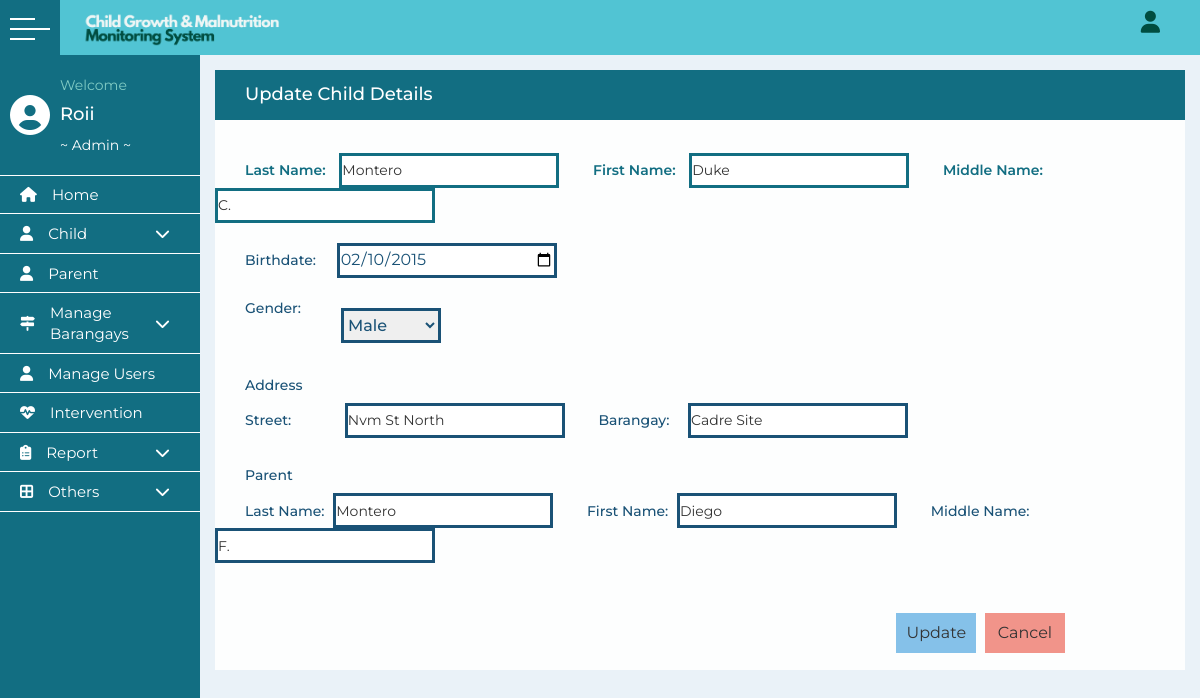
The app's page /child_update.php?id=105&archive=yes (signed in) with its own data.
### tables this page shows
CREATE TABLE `newchild` (
  `id` int(11) NOT NULL,
  `lastname` varchar(255) NOT NULL,
  `firstname` varchar(255) NOT NULL,
  `middlename` varchar(255) NOT NULL,
  `birthdate` date NOT NULL,
  `age` int(11) NOT NULL,
  `gender` varchar(20) NOT NULL,
  `street` varchar(255) NOT NULL,
  `barangay` varchar(255) NOT NULL,
  `municipality` varchar(255) NOT NULL,
  `p_lastname` varchar(255) NOT NULL,
  `p_firstname` varchar(255) NOT NULL,
  `p_middlename` varchar(255) NOT NULL,
  `weight` double NOT NULL,
  `height` double NOT NULL,
  `weightstatus` varchar(255) NOT NULL,
  `heightstatus` varchar(255) NOT NULL,
  `w8_h8` varchar(255) NOT NULL,
  `svdate` date NOT NULL,
  `entrydate` varchar(255) NOT NULL,
  `archive` varchar(255) NOT NULL
);

### child_update.php (the view, shortened to what this page needs)
<?php
  if (isset($_GET['id']) && $_GET['id']!='') {
    include ("includes/config.php");
    $child_id = $_GET['id'];
    $child_query = "SELECT * FROM `newchild` WHERE id='$child_id' ";
    $child_result = mysqli_query($Connection, $child_query);
    $results = mysqli_fetch_row($child_result);
    $last_name = $results[1];
    $first_name = $results[2];
    $middle_name = $results[3];
    $birth_date = $results[4];
    $gender = $results[6];
    $street=$results[7];
    $barangay=$results[8];
    $p_lastname = $results[10];
    $p_firstname = $results[11];
    $p_middlename = $results[12];
  }
include ('includes/header.php');
?><style> <?php include "css/style.css"?></style>
      <main>
      <div class="container">
        <div class="new-child-container">
        <div class="table-container">
          <div class="title-page-new-child">
            <h3>Update Child Details</h3>
          </div>
        </div>
          <form action="" method="POST">
            <div class="child-details">
              <div class="child-data">
                <label for="lastname">Last Name:</label>
                <input type="text" name="last_name" required value="<?php echo $last_name; ?>">
                <label for="firstname">First Name:</label>
                <input type="text" name="first_name" required value="<?php echo $first_name; ?>">
                <label for="middlename">Middle Name:</label>
                <input type="text" name="middle_name" placeholder="Optional" value="<?php echo $middle_name; ?>">
              </div>
              <div class="child-data-2">
                <label for="birthdate">Birthdate:</label>
                <input type="date" name="birth_date" required value="<?php echo $birth_date; ?>">
              </div>
              <div class="child-data-2">
                <label for="gender">Gender:
                <select name="gender">
                  <option value="Male" <?php if ($gender == 'Male') {
                    echo "selected";
                  } ?> >Male</option>
                </select>
              </div>
              <div class="child-parent">
                <h3>Address</h3>
                <label style="margin-right: 50px;" for="street">Street:</label>
                <input type="text" name="street" placeholder="Optional" value="<?php echo $street; ?>">
                <label style="margin-right: 15px;" for="barangay">Barangay:</label>
                <input type="text" name="barangay" required value="<?php echo $barangay; ?>">
              </div>
              <div class="child-parent">
                <h3>Parent</h3>
                <label for="parent_last_name">Last Name:</label>
                <input type="text" name="p_lastname" required value="<?php echo $p_lastname; ?>">
                <label for="parent_first_name">First Name:</label>
                <input type="text" name="p_firstname" required value="<?php echo $p_firstname; ?>">
                <label for="parent_middle_name">Middle Name:</label>
                <input type="text" name="p_middlename" placeholder="Optional" value="<?php echo $p_middlename; ?>">
              </div>
              <div class="submit-data">
                <button class="submit-btn" name="create" type="submit">Update</button>
                <button class="cancel-btn" onClick="goBack()" type="reset">Cancel</button>
              </div>
            </div>
          </form>
      </div>
      </div>
      </main>
</div>
</body>
</html>

### css/style.css (style rules this page uses)
* { margin: 0; padding: 0; list-style: none; box-sizing: border-box; text-decoration: none; font-family: 'Montserrat', sans-serif; }
.main_container .container { margin-top: 40px; width: calc(100% - 200px); margin-left: 200px; transition: all 0.3s ease; }
main { background: #EAF2F8; min-height: calc(100vh - 60px); }
.new-child-container { margin-top: 30px; background-color: #FDFEFE; width: 100%; height: 600px; }
.title-page-new-child { width: 100%; height: 70px; background-color: #126e82; }
.title-page-new-child h3 { float: left; margin-left: 30px; margin-top: 15px; font-size: 18px; font-weight: 500; color: white; }
.child-details { margin-top: 40px; }
.child-data label { font-size: 14px; font-weight: 550; color: #126e82; margin-left: 30px; margin-right: 10px; margin-top: 40px; }
.child-data input { width: 220px; height: 35px; border: 3px solid #126e82; }
.child-data-2 { margin-top: 20px; }
.child-data-2 label { font-size: 14px; font-weight: 500; color: #1A5276; margin-left: 30px; margin-right: 17px; }
.child-data-2 input { width: 220px; height: 35px; color: #1A5276; font-size: 16px; border: 3px solid #1A5276; }
.child-data-2 select { width: 100px; height: 35px; color: #1A5276; font-size: 16px; border: 3px solid #1A5276; margin-left: 40px; }
.child-parent { margin-top: 30px; margin-bottom: 10px; }
.child-parent h3 { font-size: 14px; font-weight: 500; color: #1A5276; margin-left: 30px; }
.child-parent label { font-size: 14px; font-weight: 500; color: #1A5276; margin-left: 30px; margin-right: 5px; }
.child-parent input { width: 220px; height: 35px; border: 3px solid #1A5276; }
.submit-data { float: right; margin-right: 120px; margin-top: 40px; }
.submit-btn { width: 80px; height: 40px; font-size: 16px; background-color: #85C1E9; border: none; }
.cancel-btn { width: 80px; height: 40px; margin-left: 5px; font-size: 16px; background-color: #F1948A; border: none; }
.admin-data input, select { width: 220px; height: 40px; border: 3px solid #126e82; margin-left: 100px; }
.admin-data .admin-input input, select { float: right; margin-right: 50px; margin-top: 10px; }
.child-details { margin-top:-20px; background-color: #FDFEFE; width: 100%; height: 380px; }

### records on screen
newchild: last_name "Montero", first_name "Duke", middle_name "C.", birth_date "02/10/2015", gender "Male", street "Nvm St North", barangay "Cadre Site", p_lastname "Montero", p_firstname "Diego", p_middlename "F."

### other values on screen
wordwrap($text, 12, "<br />\n") "Roii"
$_SESSION['role'] "Admin"
